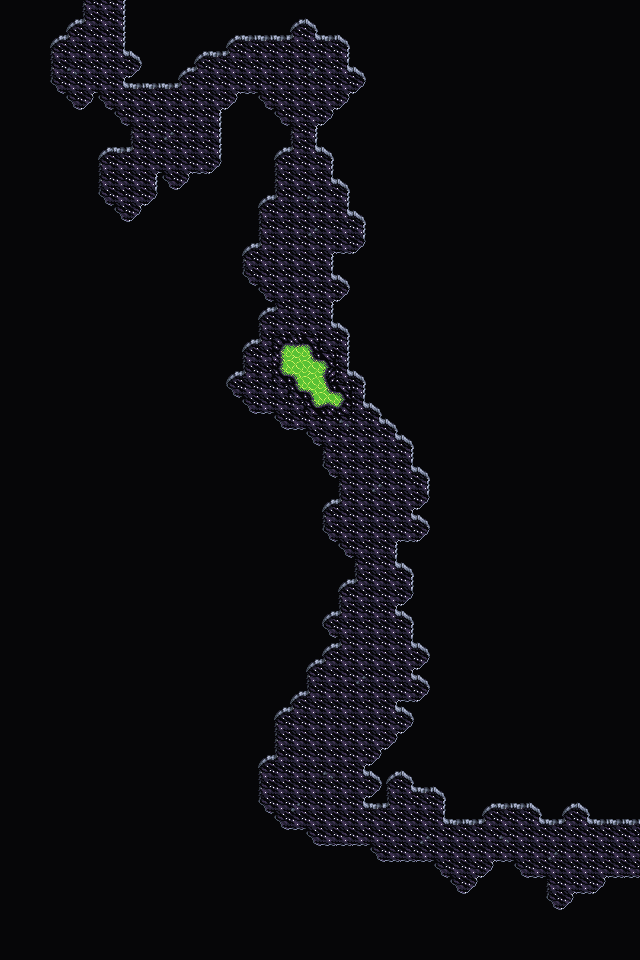

The image is a tile-based game level rendered from a .tmx file. Its description and source (layers, tilesets, objects; grid data summarised) follow:
An orthogonal 40x60 tile map with 16x16 px tiles, 5 tile layers (Collision, Lava, Background, Walls, ...), 2 tilesets and 13 objects.

<map version="1.10" tiledversion="1.10.1" orientation="orthogonal" renderorder="right-down" width="40" height="60" tilewidth="16" tileheight="16" infinite="0" nextlayerid="9" nextobjectid="90">
 <editorsettings>
  <export target="wastetown..tmx" format="tmx" />
 </editorsettings>
 <tileset firstgid="1" source="../../../../common/maps/tileset/main.tsx" />
 <tileset firstgid="10113" source="../../../../common/maps/tileset/buildings.tsx" />
 <layer id="7" name="Collision" width="40" height="60">
  <data>[2400 cells, 5 non-empty, 1 distinct tile ids]</data>
 </layer>
 <layer id="6" name="Lava" width="40" height="60" tintcolor="#ff5500">
  <data>[2400 cells, 19 non-empty, 2 distinct tile ids]</data>
 </layer>
 <layer id="1" name="Background" width="40" height="60" tintcolor="#f87f85">
  <data>[2400 cells, 2399 non-empty, 12 distinct tile ids]</data>
 </layer>
 <layer id="2" name="Walls" width="40" height="60">
  <data>[2400 cells, 2166 non-empty, 19 distinct tile ids]</data>
 </layer>
 <layer id="3" name="Clutter" width="40" height="60">
  <properties>
   <property name="spriteLayer" type="bool" value="true" />
  </properties>
  <data>[2400 cells, 13 non-empty, 3 distinct tile ids]</data>
 </layer>
 <objectgroup id="8" name="Objects">
  <object id="76" template="../../../../common/maps/obj/door_left.tx" x="616.667" y="860.667">
   <properties>
    <property name="teleport" value="../Shandalar Old Border/maps/map/demontower/portal_2B.tmx" />
    <property name="teleportObjectId" value="66" />
   </properties>
  </object>
  <object id="77" template="../../../../common/maps/obj/door_down.tx" x="96" y="20.6667">
   <properties>
    <property name="teleport" value="../Shandalar Old Border/maps/map/demontower/portal_2C2.tmx" />
    <property name="teleportObjectId" value="74" />
   </properties>
  </object>
  <object id="78" template="../../../../common/maps/obj/enemy.tx" x="290.108" y="204.44">
   <properties>
    <property name="enemy" value="Werewolf" />
    <property name="threatRange" type="int" value="50" />
    <property name="waypoints" value="88,86" />
   </properties>
  </object>
  <object id="79" template="../../../../common/maps/obj/gold.tx" x="106" y="196" />
  <object id="80" template="../../../../common/maps/obj/enemy.tx" x="328.573" y="738.595">
   <properties>
    <property name="displayNameOverride" value="Cursed Wolf" />
    <property name="enemy" value="Werewolf" />
    <property name="threatRange" type="int" value="50" />
    <property name="waypoints" value="89,84,85,84,89" />
   </properties>
  </object>
  <object id="81" template="../../../../common/maps/obj/manashards.tx" x="320.502" y="90.4698" />
  <object id="82" template="../../../../common/maps/obj/manashards.tx" x="275.303" y="800.744" />
  <object id="83" template="../../../../common/maps/obj/manashards.tx" x="576.362" y="884.685" />
  <object id="84" template="../../../../common/maps/obj/waypoint.tx" x="366.508" y="673.217" />
  <object id="85" template="../../../../common/maps/obj/waypoint.tx" x="356.823" y="459.328" />
  <object id="86" template="../../../../common/maps/obj/waypoint.tx" x="289.024" y="297.095" />
  <object id="88" template="../../../../common/maps/obj/waypoint.tx" x="293.866" y="63.8345" />
  <object id="89" template="../../../../common/maps/obj/waypoint.tx" x="309.202" y="812.044" />
 </objectgroup>
</map>
